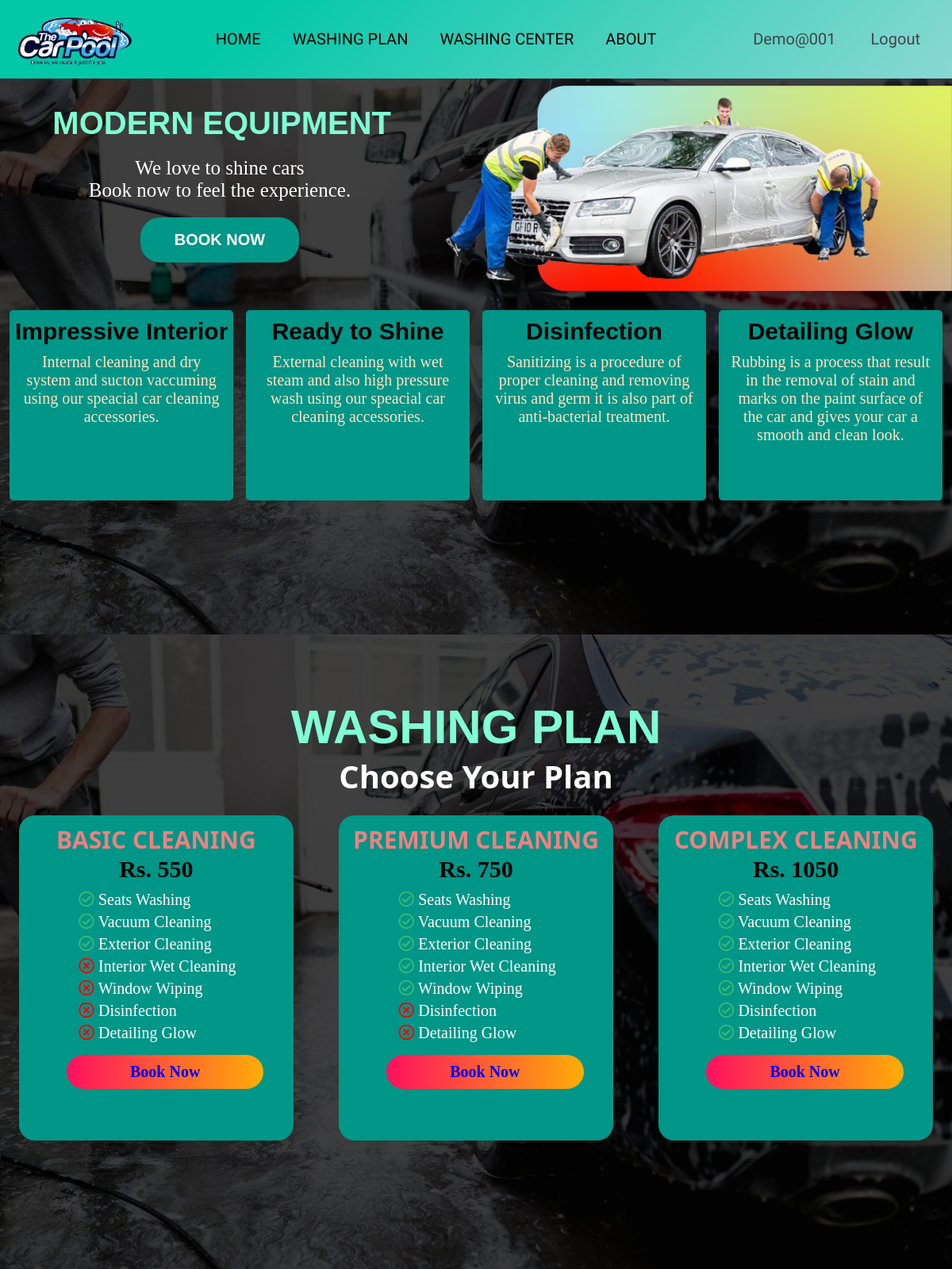
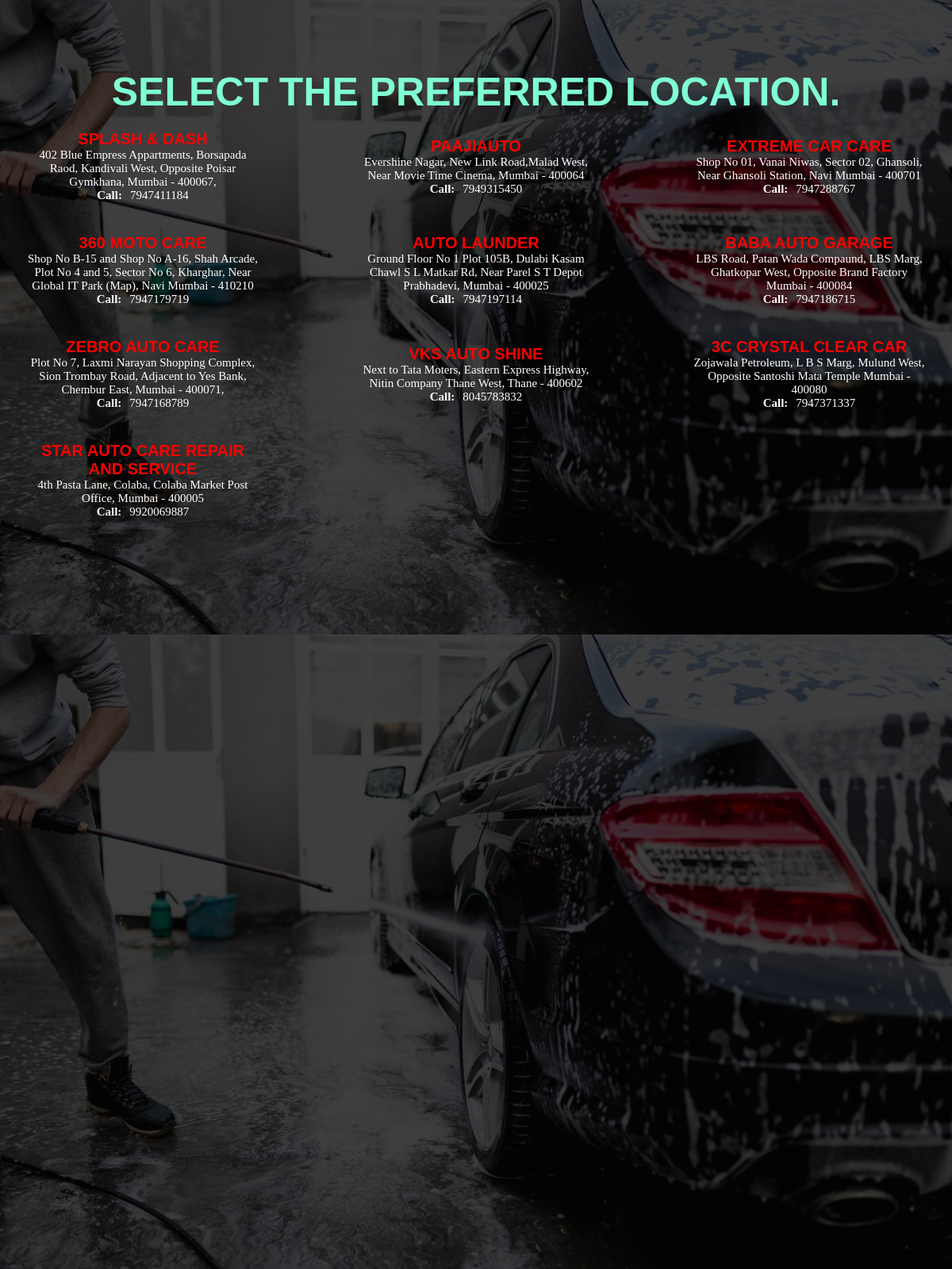
/cwhome.php (signed in), run on the app's committed database (2 pictures, top to bottom).
### tables this page shows
CREATE TABLE `washcenters` (
  `id` int(11) NOT NULL,
  `washingPointName` varchar(255) DEFAULT NULL,
  `washingPointAddress` varchar(255) DEFAULT NULL,
  `location` varchar(100) NOT NULL,
  `contactNumber` bigint(20) DEFAULT NULL,
  `creationDate` timestamp NOT NULL DEFAULT current_timestamp()
);

### cwhome.php (the view, shortened to what this page needs)
<?php include ("connection.php");   include ("conn2.php");
?>
<html>
    <head>
        <link href="https://cdnjs.cloudflare.com/ajax/libs/font-awesome/5.10.0/css/all.min.css" rel="stylesheet">
        <link rel="stylesheet" href="css/car.css">
    </head>
    <body>
        <header><a href="home.php" class="logo"><img src="img/logo1.png" alt=""></a>
            <ul class="navbar">
                <li><a href="#home">HOME</a>
                <li><a href="#plan">WASHING PLAN</a>
                <li><a href="#center">WASHING CENTER</a>
                <li><a href="#about">ABOUT</a>
            </ul>
            <div class="header-btn">
                <a href="user.php" class="login"><?php if($_SESSION['UserID']){echo $_SESSION['UserID'];}?></a>
                <a href="logout.php" class="login">Logout</a>
            </div>
        </header>
 <section class="home" id="home">
        <div class="banner">
            <div class="row">
                <div class="col-1">
                    <h2>MODERN EQUIPMENT</h2>
                    <h3>We love to shine cars <br> Book now to feel the experience.</h3>
                    <a href="booking.php"><button type="button" class="button">BOOK NOW</button></a>
                </div>
                <div class="col-2">
                    <img src="img/car.png" class="car">
                </div>
            </div>
            <div class="bar" >
                <div class="row2">
                    <div class="col"><h1>Impressive Interior</h1>
                        <p> Internal cleaning and dry system and sucton vaccuming using our speacial car cleaning accessories.</p>
                    </div>
                    <div class="col"><h1> Ready to Shine</h1>
                        <p> External cleaning with wet steam and also high pressure wash using our speacial car cleaning accessories.</p>
                    </div>
                    <div class="col"><h1>Disinfection</h1>
                        <p> Sanitizing is a procedure of proper cleaning and removing virus and germ it is also part of anti-bacterial treatment.</p>
                    </div>
                    <div class="col"><h1> Detailing Glow</h1>
                        <p> Rubbing is a process that result in the removal of stain and marks on the paint surface of the car and gives your car a smooth and clean look.</p>
                    </div>
                </div>
            </div>
        </div>
</section>
<section class="plan" id="plan">
    <div class="banner">
        <div class="container">
                <div class="text-box">
                    <h1>WASHING PLAN</h1>
                    <h2>Choose Your Plan</h2>
                </div>
                <div class="row">
                        <div class="price-body">
                            <h2>Basic Cleaning</h2>
                            <h3>Rs. 550</h3>
                                <ul><div class="uli">
                                    <li><i class="far fa-check-circle"></i>      Seats Washing</li>
                                    <li><i class="far fa-check-circle"></i>      Vacuum Cleaning</li>
                                    <li><i class="far fa-check-circle"></i>      Exterior Cleaning</li>
                                    <li><i class="far fa-times-circle"></i>      Interior Wet Cleaning</li>
                                    <li><i class="far fa-times-circle"></i>      Window Wiping</li>
                                    <li><i class="far fa-times-circle"></i>      Disinfection</li>
                                    <li><i class="far fa-times-circle"></i>      Detailing Glow</li>
                                </div></ul>
                                <div class="book"><h4>
                                    <a  href="booking.php"  class="btn">Book Now</a></h4>
                                </div>
                        </div>
                        <div class="price-body">
                            <h2><span>Premium Cleaning</span></h2>
                            <h3>Rs. 750</h3>
                            <ul><div class="uli">
                                <li><i class="far fa-check-circle"></i>      Seats Washing</li>
                                <li><i class="far fa-check-circle"></i>      Vacuum Cleaning</li>
                                <li><i class="far fa-check-circle"></i>      Exterior Cleaning</li>
                                <li><i class="far fa-check-circle"></i>      Interior Wet Cleaning</li>
                                <li><i class="far fa-check-circle"></i>      Window Wiping</li>
                                <li><i class="far fa-times-circle"></i>      Disinfection</li>
                                <li><i class="far fa-times-circle"></i>      Detailing Glow</li>
                            </div></ul>
                            <div class="book"><h4>
                                    <a  href="booking.php"  class="btn">Book Now</a></h4>
                            </div>
                        </div>
                        <div class="price-body">
                            <h2>Complex Cleaning</h2>
                            <h3>Rs. 1050</h3>
                            <ul><div class="uli">
                                <li><i class="far fa-check-circle"></i>      Seats Washing</li>
                                <li><i class="far fa-check-circle"></i>      Vacuum Cleaning</li>
                                <li><i class="far fa-check-circle"></i>      Exterior Cleaning</li>
                                <li><i class="far fa-check-circle"></i>      Interior Wet Cleaning</li>
                                <li><i class="far fa-check-circle"></i>      Window Wiping</li>
                                <li><i class="far fa-check-circle"></i>      Disinfection</li>
                                <li><i class="far fa-check-circle"></i>      Detailing Glow</li>
                            </div></ul>
                            <div class="book"><h4>
                                    <a  href="booking.php"  class="btn">Book Now</a></h4>
                            </div>
                        </div>
                </div>
        </div>
    </div>
</section>
<section class="center" id="center">
<div class="banner">
       <div class="text">
            <h2>Select the preferred location.</h2>
        </div>
            <div class="row">
                <?php
                    $sql = "SELECT * from washcenters";
                    $query = $conn -> prepare($sql);
                    $query->execute();
                    $results=$query->fetchAll(PDO::FETCH_OBJ);
                    foreach($results as $result)
                    {
                ?>
                    <div class="col">
                        <div class="text1">
                        <h2><?php echo htmlentities($result->washingPointName);?></h2>
                        <p><?php echo htmlentities($result->washingPointAddress);?><p>
                        <p><span>Call:</span><?php echo htmlentities($result->contactNumber);?></p>
                        </div>
                    </div>
                <?php
                    }
                ?>
            </div>
</div>
</section>
<section class="about" id="about">
<div class="banner">
</section>
    </body>
</html>

### data on the page
washcenters: washingPointName "SPLASH & DASH", washingPointAddress "402 Blue Empress Appartments, Borsapada Raod, Kandivali West, Opposite Poisar Gymkhana, Mumbai - 400067,", contactNumber "7947411184"
washcenters: washingPointName "PAAJIAUTO", washingPointAddress "Evershine Nagar, New Link Road,Malad West, Near Movie Time Cinema, Mumbai - 400064", contactNumber "7949315450"
washcenters: washingPointName "EXTREME CAR CARE", washingPointAddress "Shop No 01, Vanai Niwas, Sector 02, Ghansoli, Near Ghansoli Station, Navi Mumbai - 400701", contactNumber "7947288767"
washcenters: washingPointName "360 MOTO CARE", washingPointAddress "Shop No B-15 and Shop No A-16, Shah Arcade, Plot No 4 and 5, Sector No 6, Kharghar, Near Global IT Park (Map), Navi Mumbai - 410210", contactNumber "7947179719"
washcenters: washingPointName "AUTO LAUNDER", washingPointAddress "Ground Floor No 1 Plot 105B, Dulabi Kasam Chawl S L Matkar Rd, Near Parel S T Depot Prabhadevi, Mumbai - 400025", contactNumber "7947197114"
washcenters: washingPointName "BABA AUTO GARAGE", washingPointAddress "LBS Road, Patan Wada Compaund, LBS Marg, Ghatkopar West, Opposite Brand Factory Mumbai - 400084", contactNumber "7947186715"
washcenters: washingPointName "ZEBRO AUTO CARE", washingPointAddress "Plot No 7, Laxmi Narayan Shopping Complex, Sion Trombay Road, Adjacent to Yes Bank, Chembur East, Mumbai - 400071,", contactNumber "7947168789"
washcenters: washingPointName "VKS AUTO SHINE", washingPointAddress "Next to Tata Moters, Eastern Express Highway, Nitin Company Thane West, Thane - 400602", contactNumber "8045783832"
washcenters: washingPointName "3C CRYSTAL CLEAR CAR", washingPointAddress "Zojawala Petroleum, L B S Marg, Mulund West, Opposite Santoshi Mata Temple Mumbai - 400080", contactNumber "7947371337"
washcenters: washingPointName "STAR AUTO CARE REPAIR AND SERVICE", washingPointAddress "4th Pasta Lane, Colaba, Colaba Market Post Office, Mumbai - 400005", contactNumber "9920069887"

### other printed values
$_SESSION['UserID'] "Demo@001"
